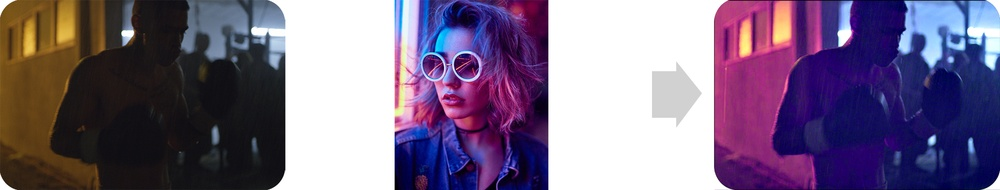
%> input picture CG3.jpg, 1000 x 190 px, shrunk from 2000 x 379 before the run
$ octave --eval "result = localMean(imread('../CG3.jpg'));"   (GNU Octave 9; MATLAB toolbox functions it lacks are replaced by stand-ins)
%> lines starting %> are read from the running program, lines starting %| are printed output that depends on the picture
function mean = localMean(image)
% calculates de local contrast function as:
%               I-mu
% where I is luminance image and mu is the *local mean* of the image
% calculate mu by convolution of G and I
% where G is sum of two gaussians

%calculate the filter : sum of two gaussians
filtersize=min(size(image(:,:,1)));
%> filtersize = 190
G1 = fspecial('gaussian', filtersize, filtersize/4);
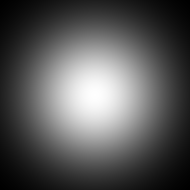
%> G1: size 190x190 double; min 1.48e-06, max 7.74e-05, mean 2.77e-05; drawn with min black and max white
G2 = fspecial('gaussian', filtersize, filtersize/16);
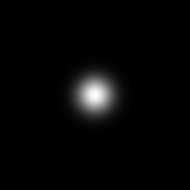
%> G2: size 190x190 double; min 3.54e-31, max 0.00113, mean 2.77e-05; drawn with min black and max white
G=0.5*G1+0.5*G2;
% figure
% plot(G(floor(size(G,1)/2), :));

% padding of filter
G3=zeros(size(image));
a=floor(size(G3, 1)./2 - filtersize/2)+1;
%> a = 1
b=floor(size(G3,1)./2 + filtersize/2);
%> b = 190
c=floor(size(G3, 2)./2 - filtersize/2)+1;
%> c = 406
d=floor(size(G3,2)./2 + filtersize/2);
%> d = 595
G3(a:b, c:d)=G;
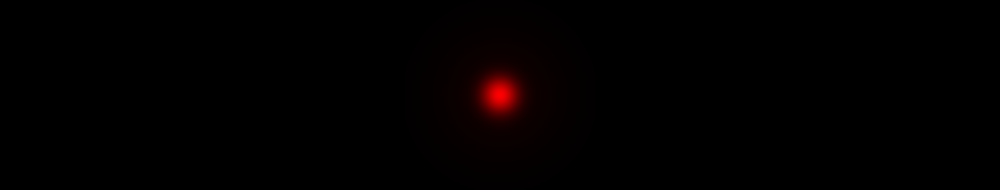
%> G3: size 190x1000x3 double; mean R, G, B 5.26e-06, 0, 0; drawn with min black and max white
a2=fftshift(fft2(G3));

% convolution between image and sum of gaussians
a1=fftshift(fft2(image));
mean= abs(ifftshift(ifft2(a1.*a2)));
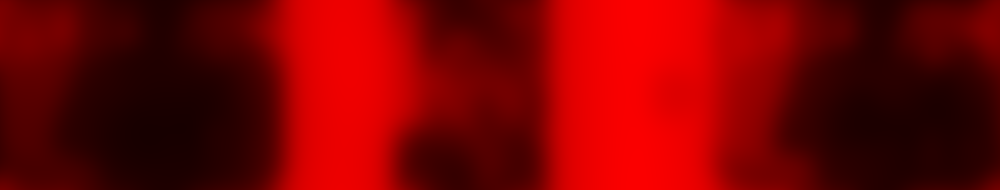
%> mean: size 190x1000x3 double; mean R, G, B 120.8, 0, 0
